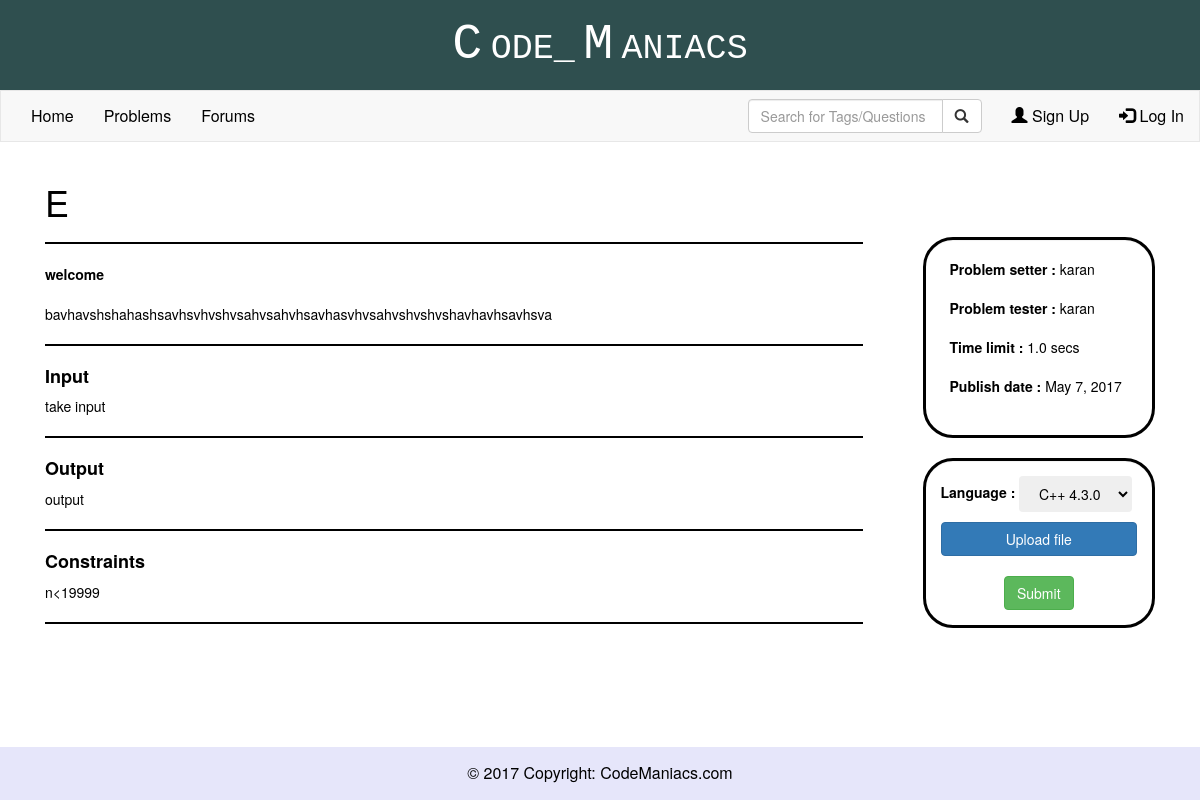
/problems/5/, run on an earlier commit of the app's database.
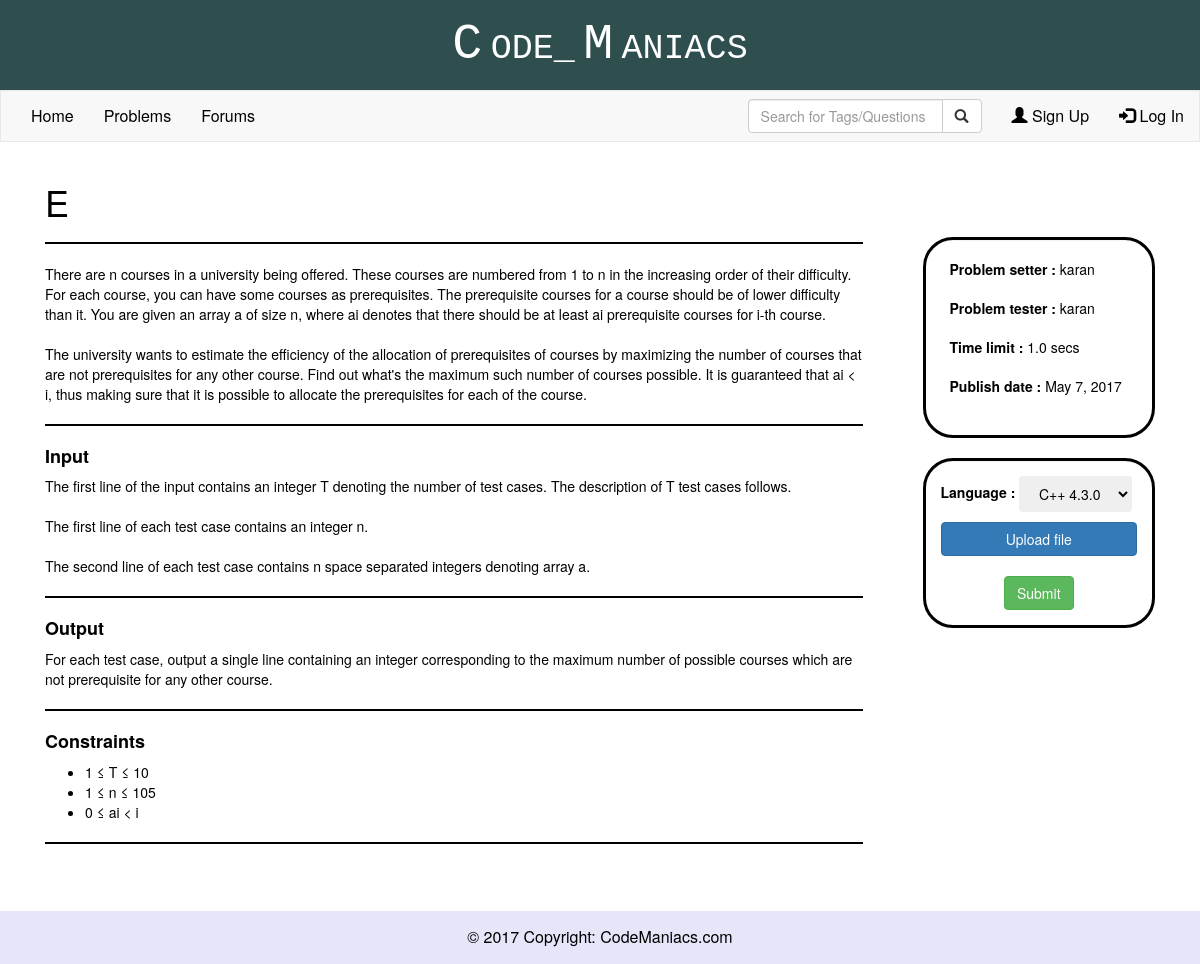
And on a later commit of the database.
### problems/models.py (models this page shows, shortened)
class ProblemSet(models.Model):
    id = models.AutoField(primary_key=True)
    title = models.CharField(max_length = 100)
    difficulty = models.CharField(max_length = 10)
    submissions = models.IntegerField(default = 0)
    accuracy = models.FloatField(default = 0.0)
    tags = models.CharField(max_length = 100,default="")
    description = models.TextField(default="")
    constraints = models.TextField(default="")
    inputDesc = models.TextField(default="")
    outputDesc = models.TextField(default="")
    problemSetter = models.CharField(max_length = 30, default = "")
    problemTester = models.CharField(max_length = 30, default = "")
    publishDate = models.DateField(default = datetime.date.today)
    timeLimit = models.FloatField(default=0.0)

### problems/views.py (the view)
# urls.py: url(r'^(?P<problemID>\w+)/$',problems_views.problemWithID),
def problemWithID(request,problemID):
    try:
        problem = ProblemSet.objects.get(pk = problemID)
        return render(request, 'problemPage.html', {'problem': problem})
    except:
        return render(request, 'index.html')

### templates/problemPage.html (shortened to what this page needs)
{% extends "base.html" %}
{% block content %}
    <div class="container" style="margin-bottom:100px">
            <div class="row">
                <div class="col-sm-9">
                    <div class="col-sm-12">
                        <h1> {{problem.title}} </h1><hr>
                        <p> {{ problem.description|safe }} </p>
                        <hr>
                        <h4><strong>Input</strong></h4>
                        <p> {{ problem.inputDesc|safe }} </p>
                        <hr>
                        <h4><strong>Output</strong></h4>
                        <p> {{ problem.outputDesc|safe }} </p>
                        <hr>
                        <h4><strong>Constraints</strong></h4>
                        <p> {{ problem.constraints|safe }} </p>
                        <hr>
                    </div>
                </div>
                <div class="col-sm-3">
                    <div class="col-sm-12">
                        <div class="well well-sm" style="border-radius:30px; background-color: white; border: 3px solid black; margin-top:75px;">
                            <ul class="list-group">
                            <li class="list-group-item" style="border:none; justify-content:space-around"> <strong>Problem setter :</strong> {{ problem.problemSetter|safe }} </li>
                            <li class="list-group-item" style="border:none;"> <strong>Problem tester :</strong> {{ problem.problemTester|safe }} </li>
                            <li class="list-group-item" style="border:none;"> <strong>Time limit :</strong> {{ problem.timeLimit }} secs</li>
                            <li class="list-group-item" style="border:none;"> <strong>Publish date :</strong> {{ problem.publishDate }} </li>
                            </ul>
                        </div>
                        <div class="well well-sm" style="padding:15px; border-radius:30px; background-color: white; border: 3px solid black;">
                            <form role="codeCheck" method="POST" action="/problems/{{ problem.id }}/submit/">
                                <label for="language">Language : </label>
                                <select id="language" name="language" class="language btn btn-basic">
                                    <option>C++ 4.3.0</option>
                                </select>
                                    <div style="text-align:center; margin-top:10px;">
                                        <label class="btn btn-primary btn-block" for="my-file-selector">
                                            Upload file
                                        </label>
                                    </div>
                                <br>
                                <div style="text-align: center;">
                                    <button class="btn btn-success" style="text-align: center;">
                                        Submit
                                    </button>
                                </div>
                            </form>
                        </div>
                    </div>
                </div>
            </div>
    </div>
{% endblock %}

What changed in the data, as far as the page shows it:
changed ProblemSet "karan": description "welcome bavhavshshahashsavhsvhvshvsahvsahvhsavhasvhvsahvshvshvshavhavhsavhsva" → "There are n courses in a university being offered. These courses are numbered from 1 to n in the increasing order of their difficulty. For each course, you can have some courses as prerequisites. The prerequisite courses for a course should be of lower difficulty than it. You are given an array a of size n, where ai denotes that there should be at least ai prerequisite courses for i-th course. The university wants to estimate the efficiency of the allocation of prerequisites of courses by maximizing the number of courses that are not prerequisites for any other course. Find out what's the maximum such number of courses possible. It is guaranteed that ai < i, thus making sure that it is…"; inputDesc "take input" → "The first line of the input contains an integer T denoting the number of test cases. The description of T test cases follows. The first line of each test case contains an integer n. The second line of each test case contains n space separated integers denoting array a."; outputDesc "output" → "For each test case, output a single line containing an integer corresponding to the maximum number of possible courses which are not prerequisite for any other course."; constraints "n<19999" → "1 ≤ T ≤ 10 1 ≤ n ≤ 105 0 ≤ ai < i"
